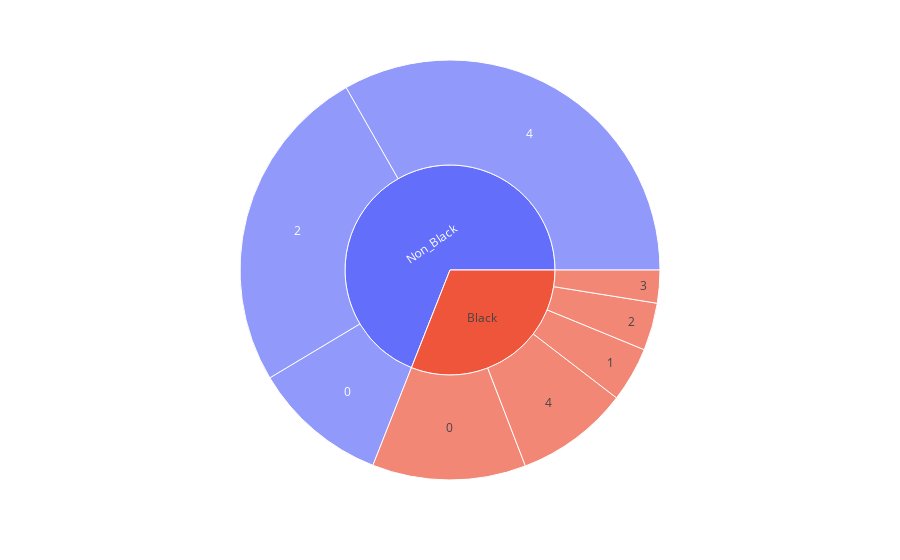

The notebook cell saved with this chart:
### Code cell
import plotly.express as px
fig = px.sunburst(new_df_0, path=['type', 'segment'], values = 'count', hover_name = 'architype', color = 'type')
#fig.update_layout(showlegend=True)
fig.show()

### Figure 1 — Plotly figure (JSON) as saved in the notebook; plotly's stock layout.template omitted (floating-point values rounded to 4 significant figures)
{"data": [{"branchvalues": "total", "customdata": [["Non_Black"], ["Non_Black"], ["Black"], ["Black"], ["Black"], ["Non_Black"], ["Black"], ["Black"], ["Black"], ["Non_Black"]], "domain": {"x": [0, 1], "y": [0, 1]}, "hovertemplate": "<b>%{hovertext}</b><br><br>labels=%{label}<br>count=%{value}<br>parent=%{parent}<br>id=%{id}<br>type=%{customdata[0]}<extra></extra>", "hovertext": ["women who own a business and would like to buy luxury skincare products", "women who have a skincare routine everyday", "women who own a business and would like to buy luxury skincare products", "women who focus on detailed skincare to create perfect skin", "women who want their face look good in front of other people", "women who want their face look good in front of other people", "women who need special treatment in their skincare process", "women who have a skincare routine everyday", "(?)", "(?)"], "ids": ["Non_Black/0", "Non_Black/4", "Black/0", "Black/1", "Black/2", "Non_Black/2", "Black/3", "Black/4", "Black", "Non_Black"], "labels": ["0", "4", "0", "1", "2", "2", "3", "4", "Black", "Non_Black"], "marker": {"colors": ["#636efa", "#636efa", "#EF553B", "#EF553B", "#EF553B", "#636efa", "#EF553B", "#EF553B", "#EF553B", "#636efa"]}, "name": "", "parents": ["Non_Black", "Non_Black", "Black", "Black", "Black", "Non_Black", "Black", "Black", "", ""], "type": "sunburst", "values": [37, 118, 42, 15, 13, 90, 9, 31, 110, 245]}], "layout": {"legend": {"tracegroupgap": 0}, "margin": {"t": 60}}}
